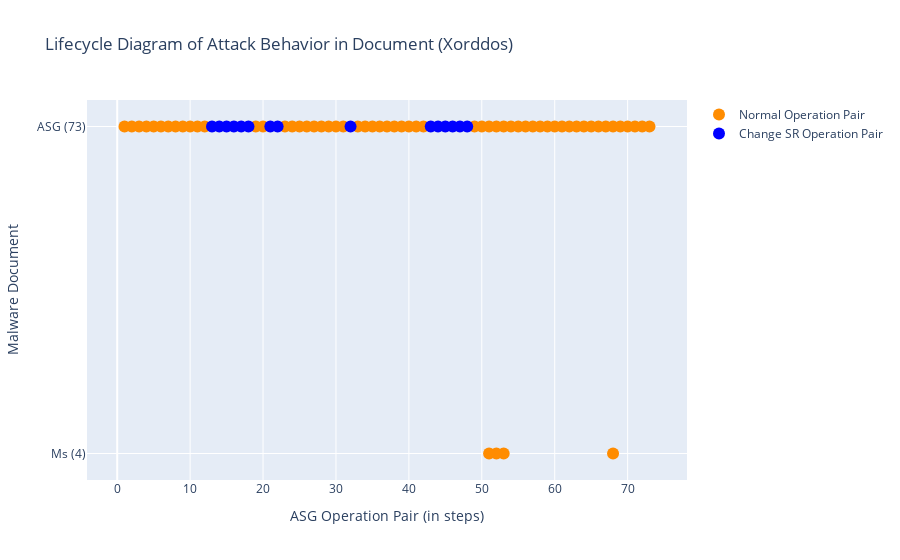

Here is the notebook cell this chart was saved with:
### Markdown cell above
### Run Script: draw Lifecycle diagram
- 兩個 traces (legend) 一般的 OP 和 ChangeSys OP。分兩個顏色，不重疊。
- x: [a,a,a,a,b,b,b,c,c,c] 不同 report 的 step 可以放同一個 list，因為屬於同個 trace。

### Code cell
# import plotly.express as px
import plotly.graph_objects as go

def symmetric_difference(list1: list, list2: list) -> list:
    ''' return list1 - list2. '''
    s = set(list2)
    temp3 = [x for x in list1 if x not in s]
    return temp3

def draw_lifecycle(fset:FamilySet):
    familname = fset.familyname
    # reportnames = [rem.reportname for rem in fset.rem_lst if len(rem.match_regex)]

    fig = go.Figure()
    x, y = [], []
    x_sys, y_sys = [], []
    for i, rem in enumerate(fset.rem_lst):
        if len(rem.OPset_order_index) == 0:
            continue

        numOfDot = len(rem.OPset_order_index)
        reportname = rem.reportname.split('.')[0]
        reportname = reportname.split('-')[1]
        reportname += f' ({numOfDot})'
        x_sys.extend(rem.SysOPset_order_index) # 改變系統環境的 OP
        y_sys.extend([reportname] * len(rem.SysOPset_order_index))
        current_x_normal = symmetric_difference(rem.OPset_order_index, rem.SysOPset_order_index) # 一般的/其餘的 OP
        # print(reportname, 'numOfDot', numOfDot, 'rem.OPset_order_index', rem.OPset_order_index)
        # print('x_normal', current_x_normal, 'x_sys', rem.SysOPset_order_index)
        x.extend(current_x_normal)
        y.extend([reportname] * len(current_x_normal))
        pass
    # todo: add baseline's lifecycle
    print()
    rowname = f'ASG ({len(fset.sample.OPset)})'
    current_x_system = fset.sample.OPset_sysOnly_ordered_index
    current_x_normal = symmetric_difference(list(range(len(fset.sample.OPset))), current_x_system) # all steps - sysobj steps
    x_sys.extend(current_x_system)
    y_sys.extend([rowname] * len(current_x_system)) 
    x.extend(current_x_normal)
    y.extend([rowname] * len(current_x_normal))
    # print(rowname, len(fset.sample.OPset), len(current_x_system), len(current_x_normal))
    
    # normal OPs
    x = [idx+1 for idx in x] # add 1 to each asg index
    fig.add_trace(go.Scatter(
        x=x,
        y=y,
        marker=dict(color="darkorange", size=12),
        mode="markers",
        name="Normal Operation Pair",
    ))

    # changeSysObj OPs
    x_sys = x = [idx+1 for idx in x_sys]
    fig.add_trace(go.Scatter(
        x=x_sys,
        y=y_sys,
        marker=dict(color="blue", size=12),
        mode="markers",
        name="Change SR Operation Pair",
    ))

    fig.update_layout(title=f"Lifecycle Diagram of Attack Behavior in Document ({familname})",
                    xaxis_title="ASG Operation Pair (in steps)",
                    yaxis_title="Malware Document")
    fig.show()
    pass

draw_lifecycle(fset)

### Figure 1 — Plotly figure (JSON) as saved in the notebook; plotly's stock layout.template omitted (floating-point values rounded to 4 significant figures)
{"data": [{"marker": {"color": "darkorange", "size": 12}, "mode": "markers", "name": "Normal Operation Pair", "type": "scatter", "x": [53, 52, 51, 68, 1, 2, 3, 4, 5, 6, 7, 8, 9, 10, 11, 12, 19, 20, 23, 24, 25, 26, 27, 28, 29, 30, 31, 33, 34, 35, 36, 37, 38, 39, 40, 41, 42, 49, 50, 51, 52, 53, 54, 55, 56, 57, 58, 59, 60, 61, 62, 63, 64, 65, 66, 67, 68, 69, 70, 71, 72, 73], "y": ["Ms (4)", "Ms (4)", "Ms (4)", "Ms (4)", "ASG (73)", "ASG (73)", "ASG (73)", "ASG (73)", "ASG (73)", "ASG (73)", "ASG (73)", "ASG (73)", "ASG (73)", "ASG (73)", "ASG (73)", "ASG (73)", "ASG (73)", "ASG (73)", "ASG (73)", "ASG (73)", "ASG (73)", "ASG (73)", "ASG (73)", "ASG (73)", "ASG (73)", "ASG (73)", "ASG (73)", "ASG (73)", "ASG (73)", "ASG (73)", "ASG (73)", "ASG (73)", "ASG (73)", "ASG (73)", "ASG (73)", "ASG (73)", "ASG (73)", "ASG (73)", "ASG (73)", "ASG (73)", "ASG (73)", "ASG (73)", "ASG (73)", "ASG (73)", "ASG (73)", "ASG (73)", "ASG (73)", "ASG (73)", "ASG (73)", "ASG (73)", "ASG (73)", "ASG (73)", "ASG (73)", "ASG (73)", "ASG (73)", "ASG (73)", "ASG (73)", "ASG (73)", "ASG (73)", "ASG (73)", "ASG (73)", "ASG (73)"]}, {"marker": {"color": "blue", "size": 12}, "mode": "markers", "name": "Change SR Operation Pair", "type": "scatter", "x": [46, 44, 18, 15, 22, 16, 45, 13, 43, 47, 21, 48, 32, 17, 14], "y": ["ASG (73)", "ASG (73)", "ASG (73)", "ASG (73)", "ASG (73)", "ASG (73)", "ASG (73)", "ASG (73)", "ASG (73)", "ASG (73)", "ASG (73)", "ASG (73)", "ASG (73)", "ASG (73)", "ASG (73)"]}], "layout": {"title": {"text": "Lifecycle Diagram of Attack Behavior in Document (Xorddos)"}, "xaxis": {"title": {"text": "ASG Operation Pair (in steps)"}}, "yaxis": {"title": {"text": "Malware Document"}}}}
